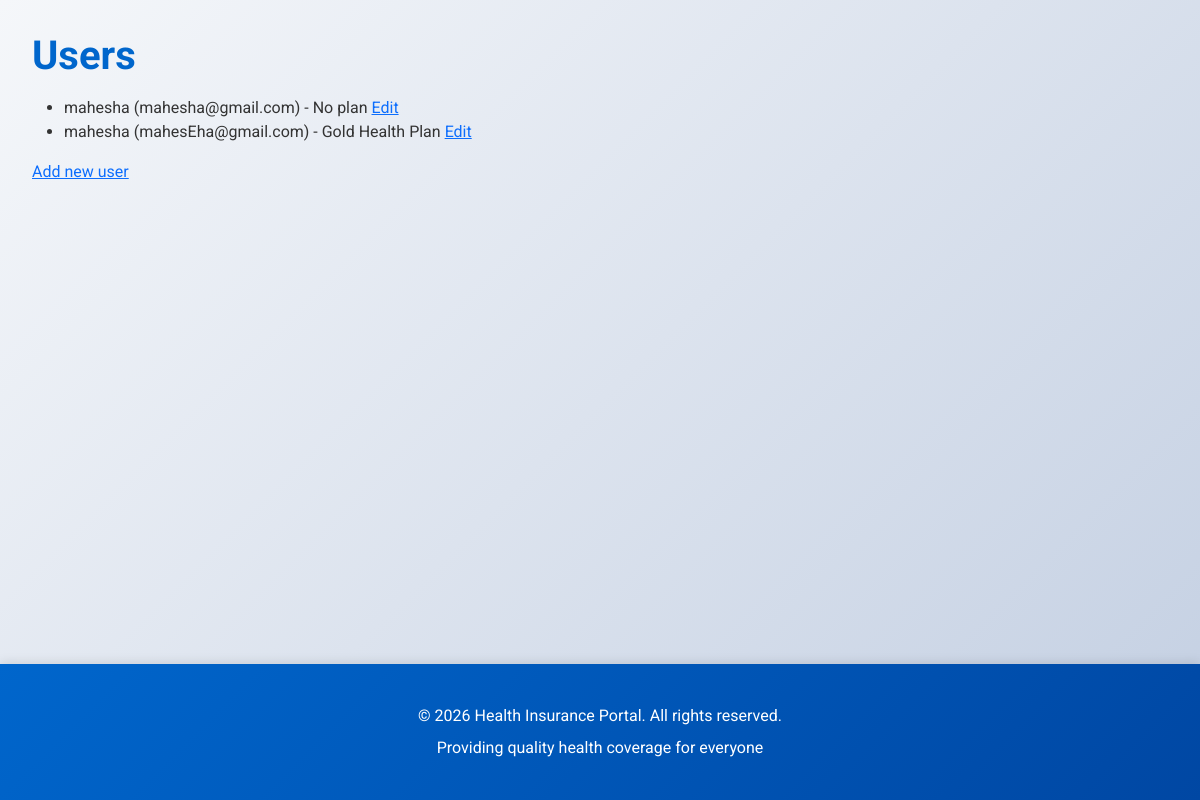
Page /profiles/ on the earlier database version.
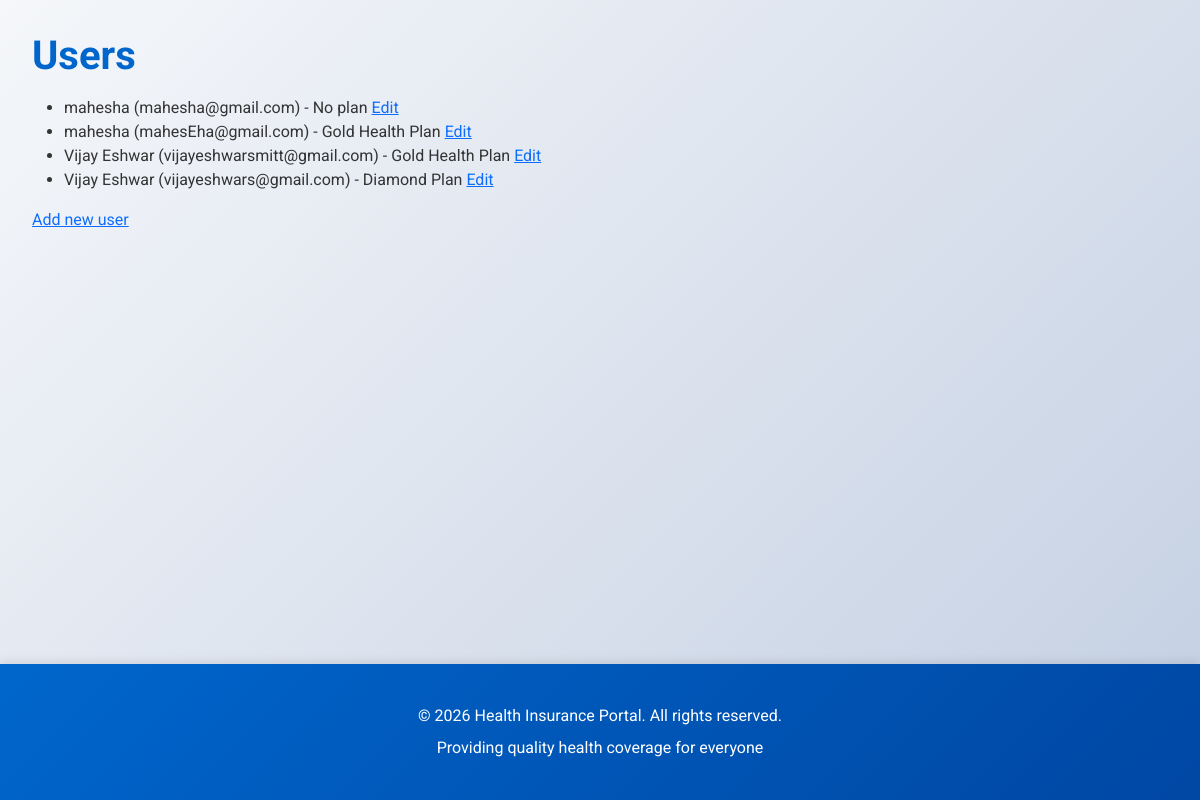
Same page on the later database version.
### insurance/models.py (models this page shows, shortened)
class UserProfile(models.Model):
    name = models.CharField(max_length=200)
    email = models.EmailField(unique=True)
    phone = models.CharField(max_length=20, blank=True)
    age = models.PositiveIntegerField()
    address = models.TextField(blank=True)
    selected_plan = models.ForeignKey(
        InsurancePlan, on_delete=models.SET_NULL, null=True, blank=True,
        related_name='subscribers'
    )
    created_at = models.DateTimeField(auto_now_add=True)
    updated_at = models.DateTimeField(auto_now=True)

class InsurancePlan(models.Model):
    PLAN_TYPE_CHOICES = [
        ('basic', 'Basic'),
        ('silver', 'Silver'),
        ('standard', 'Standard'),
        ('diamond', 'Diamond'),
        ('premium', 'Premium'),
    ]
    BILLING_FREQUENCY_CHOICES = [
        ('monthly', 'Monthly'),
        ('yearly', 'Yearly'),
    ]
    name = models.CharField(max_length=200)
    plan_type = models.CharField(max_length=20, choices=PLAN_TYPE_CHOICES)
    coverage_amount = models.DecimalField(max_digits=12, decimal_places=2)
    monthly_premium = models.DecimalField(max_digits=10, decimal_places=2)
    billing_frequency = models.CharField(max_length=20, choices=BILLING_FREQUENCY_CHOICES, default='monthly')
    description = models.TextField()
    features = models.TextField(help_text="Comma-separated list of features")
    is_active = models.BooleanField(default=True)
    created_at = models.DateTimeField(auto_now_add=True)
    class Meta:
        ordering = ['monthly_premium']

### insurance/views.py (the view)
# urls.py: path('profiles/', views.user_profile_list, name='user_profile_list'),
def user_profile_list(request):
    profiles = UserProfile.objects.select_related('selected_plan').all()
    return render(request, 'insurance/user_profile_list.html', {
        'profiles': profiles
    })

### insurance/templates/insurance/user_profile_list.html (shortened to what this page needs)
{% extends 'insurance/base.html' %}
{% block content %}
<h1>Users</h1>
<ul>
{% for p in profiles %}
    <li>{{ p.name }} ({{ p.email }}) - {% if p.selected_plan %}{{ p.selected_plan.name }}{% else %}No plan{% endif %} <a href="{% url 'insurance:user_profile_edit' p.pk %}">Edit</a></li>
{% empty %}
    <li>No users.</li>
{% endfor %}
</ul>
<a href="{% url 'insurance:user_profile_create' %}">Add new user</a>
{% endblock %}

Differences in the rows shown:
added UserProfile: name "Vijay Eshwar", email "vijayeshwarsmitt@gmail.com", selected_plan.name "Gold Health Plan"
added UserProfile: name "Vijay Eshwar", email "vijayeshwars@gmail.com", selected_plan.name "Diamond Plan"
